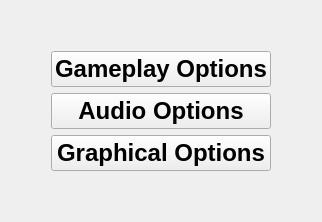
     <widget class="QWidget" name="page">
      <layout class="QGridLayout" name="gridLayout" rowstretch="3,2,2,2,3" columnstretch="1,2,1">
       <item row="2" column="1">
        <widget class="QPushButton" name="audioButton">
         <property name="sizePolicy">
          <sizepolicy hsizetype="Minimum" vsizetype="Preferred">
           <horstretch>0</horstretch>
           <verstretch>0</verstretch>
          </sizepolicy>
         </property>
         <property name="font">
          <font>
           <pointsize>18</pointsize>
           <bold>true</bold>
          </font>
         </property>
         <property name="text">
          <string>Audio Options</string>
         </property>
        </widget>
       </item>
       <item row="2" column="0">
        <spacer name="horizontalSpacer">
         <property name="orientation">
          <enum>Qt::Orientation::Horizontal</enum>
         </property>
         <property name="sizeHint" stdset="0">
          <size>
           <width>40</width>
           <height>20</height>
          </size>
         </property>
        </spacer>
       </item>
       <item row="4" column="1">
        <spacer name="verticalSpacer_2">
         <property name="orientation">
          <enum>Qt::Orientation::Vertical</enum>
         </property>
         <property name="sizeHint" stdset="0">
          <size>
           <width>20</width>
           <height>40</height>
          </size>
         </property>
        </spacer>
       </item>
       <item row="0" column="1">
        <spacer name="verticalSpacer">
         <property name="orientation">
          <enum>Qt::Orientation::Vertical</enum>
         </property>
         <property name="sizeHint" stdset="0">
          <size>
           <width>20</width>
           <height>40</height>
          </size>
         </property>
        </spacer>
       </item>
       <item row="3" column="1">
        <widget class="QPushButton" name="graphicsButton">
         <property name="sizePolicy">
          <sizepolicy hsizetype="Minimum" vsizetype="Preferred">
           <horstretch>0</horstretch>
           <verstretch>0</verstretch>
          </sizepolicy>
         </property>
         <property name="font">
          <font>
           <pointsize>18</pointsize>
           <bold>true</bold>
          </font>
         </property>
         <property name="text">
          <string>Graphical Options</string>
         </property>
        </widget>
       </item>
       <item row="1" column="1">
        <widget class="QPushButton" name="gameplayButton">
         <property name="sizePolicy">
          <sizepolicy hsizetype="Minimum" vsizetype="Preferred">
           <horstretch>0</horstretch>
           <verstretch>0</verstretch>
          </sizepolicy>
         </property>
         <property name="font">
          <font>
           <pointsize>18</pointsize>
           <bold>true</bold>
          </font>
         </property>
         <property name="text">
          <string>Gameplay Options</string>
         </property>
        </widget>
       </item>
       <item row="2" column="2">
        <spacer name="horizontalSpacer_2">
         <property name="orientation">
          <enum>Qt::Orientation::Horizontal</enum>
         </property>
         <property name="sizeHint" stdset="0">
          <size>
           <width>40</width>
           <height>20</height>
          </size>
         </property>
        </spacer>
       </item>
      </layout>
     </widget>
